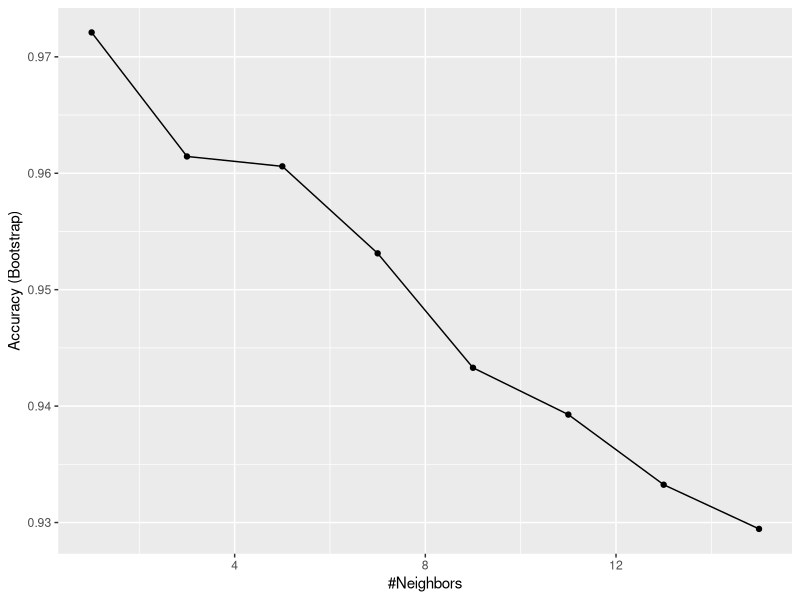
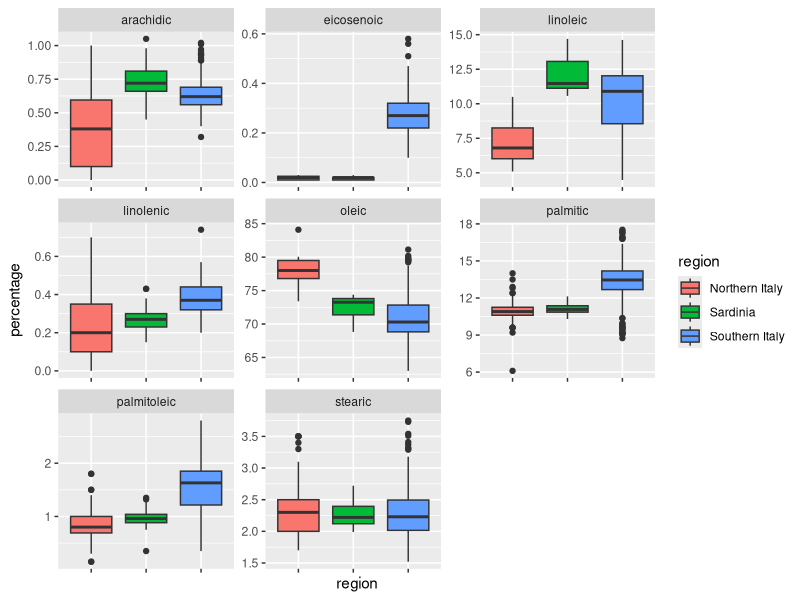
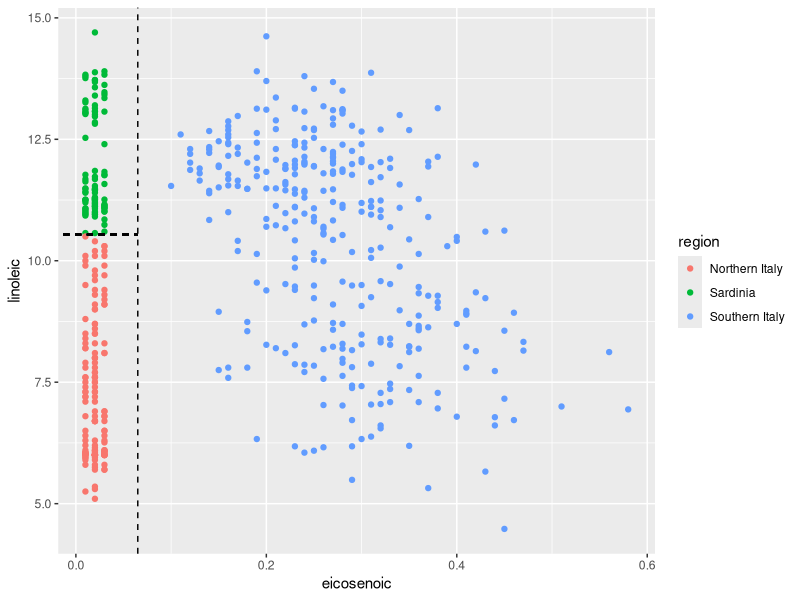
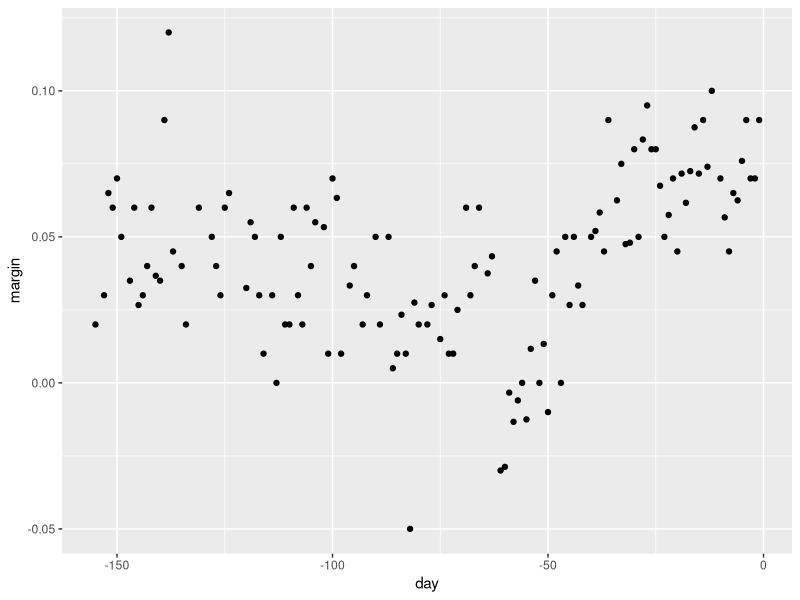
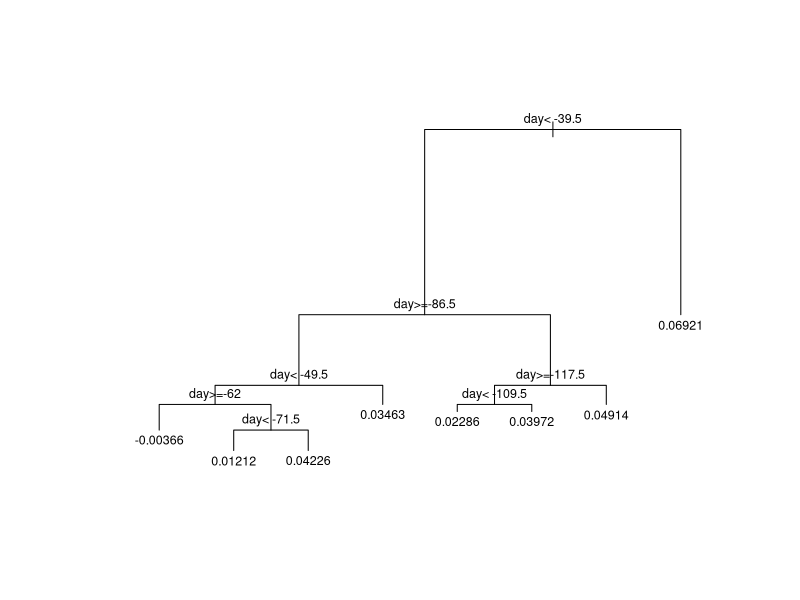
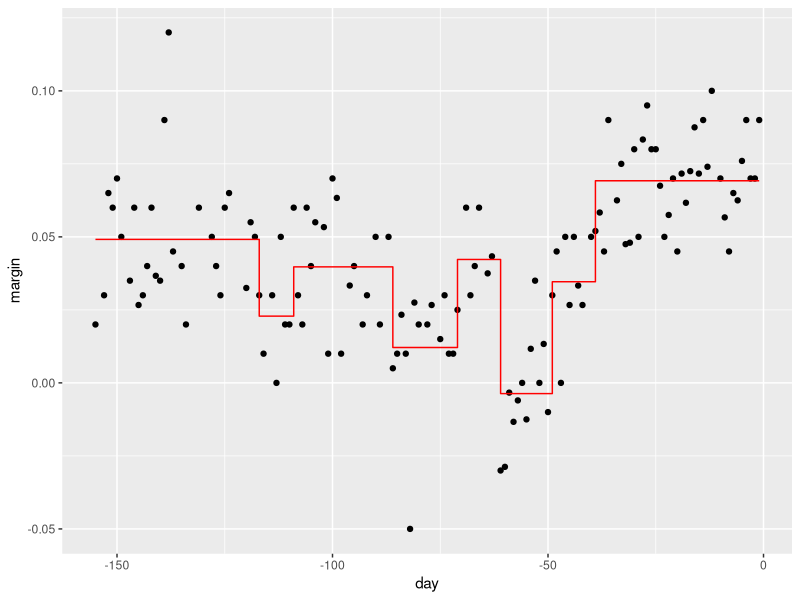
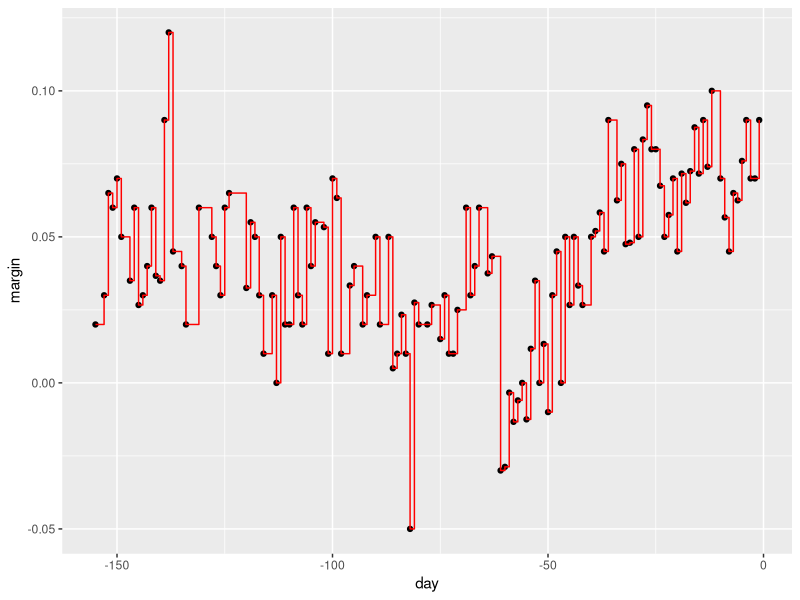
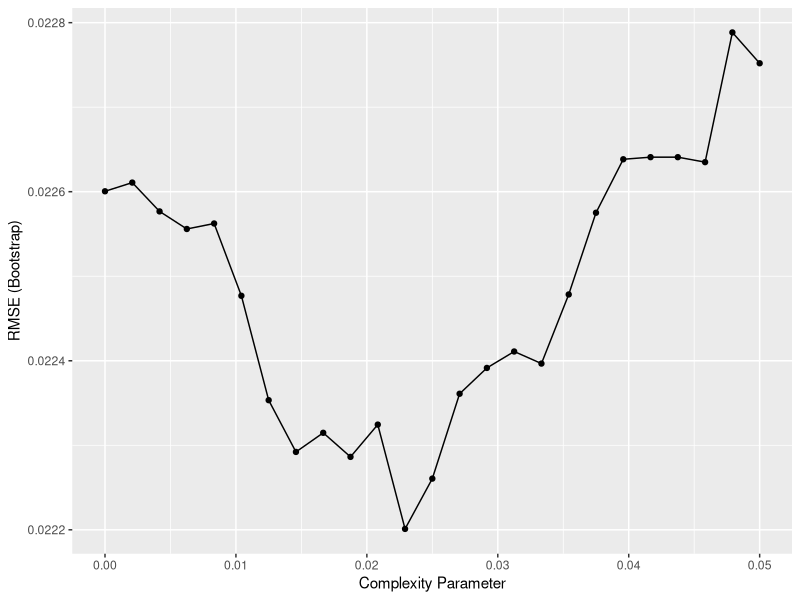

The R script that drew these images, in order:
# Load data
library(tidyverse)
library(dslabs)
data("olive")
olive %>% as_tibble()
table(olive$region)
olive <- select(olive, -area)

# Predict region using KNN
library(caret)
fit <- train(region ~ .,  method = "knn", 
             tuneGrid = data.frame(k = seq(1, 15, 2)), 
             data = olive)
ggplot(fit)

# Plot distribution of each predictor stratified by region
olive %>% gather(fatty_acid, percentage, -region) %>%
  ggplot(aes(region, percentage, fill = region)) +
  geom_boxplot() +
  facet_wrap(~fatty_acid, scales = "free") +
  theme(axis.text.x = element_blank())

gathered_olive <-olive %>% gather(fatty_acid, percentage, -region)

# plot values for eicosenoic and linoleic
p <- olive %>% 
  ggplot(aes(eicosenoic, linoleic, color = region)) + 
  geom_point()
p + geom_vline(xintercept = 0.065, lty = 2) + 
  geom_segment(x = -0.2, y = 10.54, xend = 0.065, yend = 10.54, color = "black", lty = 2)

# load data for regression tree
data("polls_2008")
qplot(day, margin, data = polls_2008)

library(rpart)
fit <- rpart(margin ~ ., data = polls_2008)

# visualize the splits 
plot(fit, margin = 0.1)
text(fit, cex = 0.75)

polls_2008 %>% 
  mutate(y_hat = predict(fit)) %>% 
  ggplot() +
  geom_point(aes(day, margin)) +
  geom_step(aes(day, y_hat), col="red")

# change parameters
fit <- rpart(margin ~ ., data = polls_2008, control = rpart.control(cp = 0, minsplit = 2))
polls_2008 %>% 
  mutate(y_hat = predict(fit)) %>% 
  ggplot() +
  geom_point(aes(day, margin)) +
  geom_step(aes(day, y_hat), col="red")

# use cross validation to choose cp
library(caret)
train_rpart <- train(margin ~ ., method = "rpart", tuneGrid = data.frame(cp = seq(0, 0.05, len = 25)), data = polls_2008)
ggplot(train_rpart)

# access the final model and plot it
plot(train_rpart$finalModel, margin = 0.1)
text(train_rpart$finalModel, cex = 0.75)

polls_2008 %>% 
  mutate(y_hat = predict(train_rpart)) %>% 
  ggplot() +
  geom_point(aes(day, margin)) +
  geom_step(aes(day, y_hat), col="red")

# prune the tree 
pruned_fit <- prune(fit, cp = 0.01)
